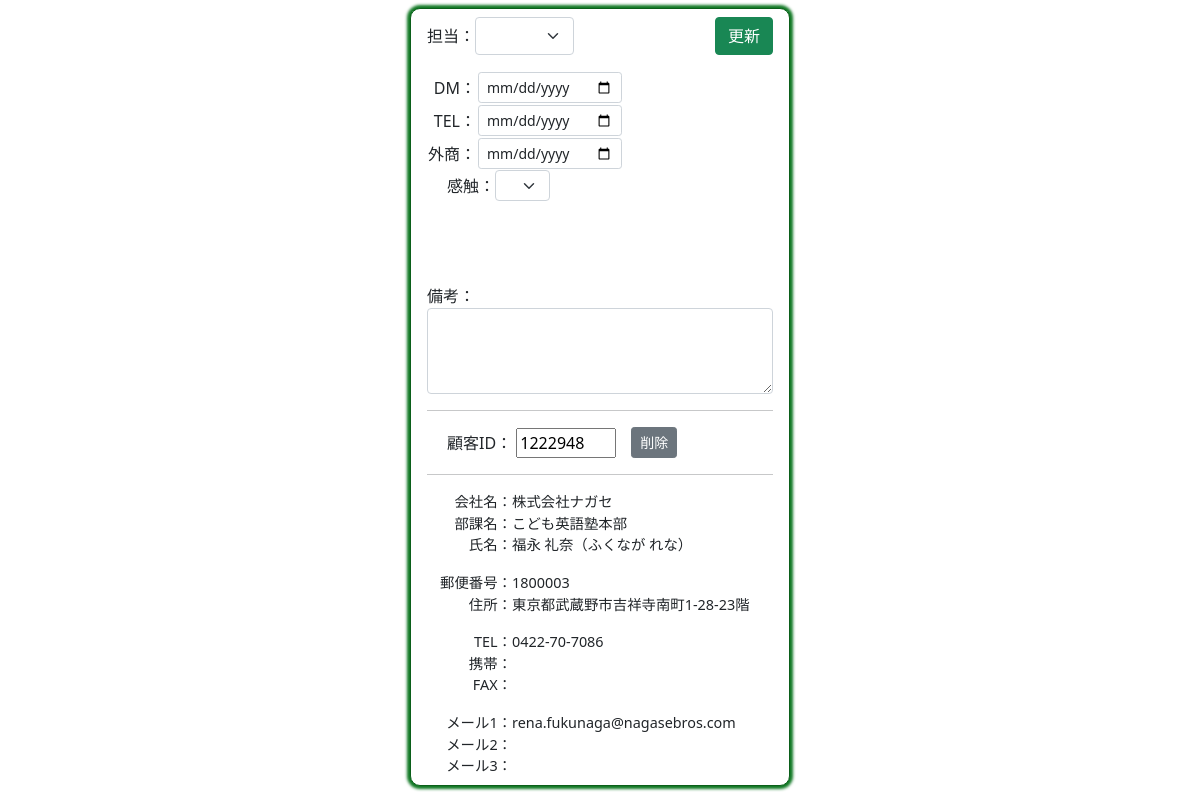
The page /right/230/ on the database as committed earlier.
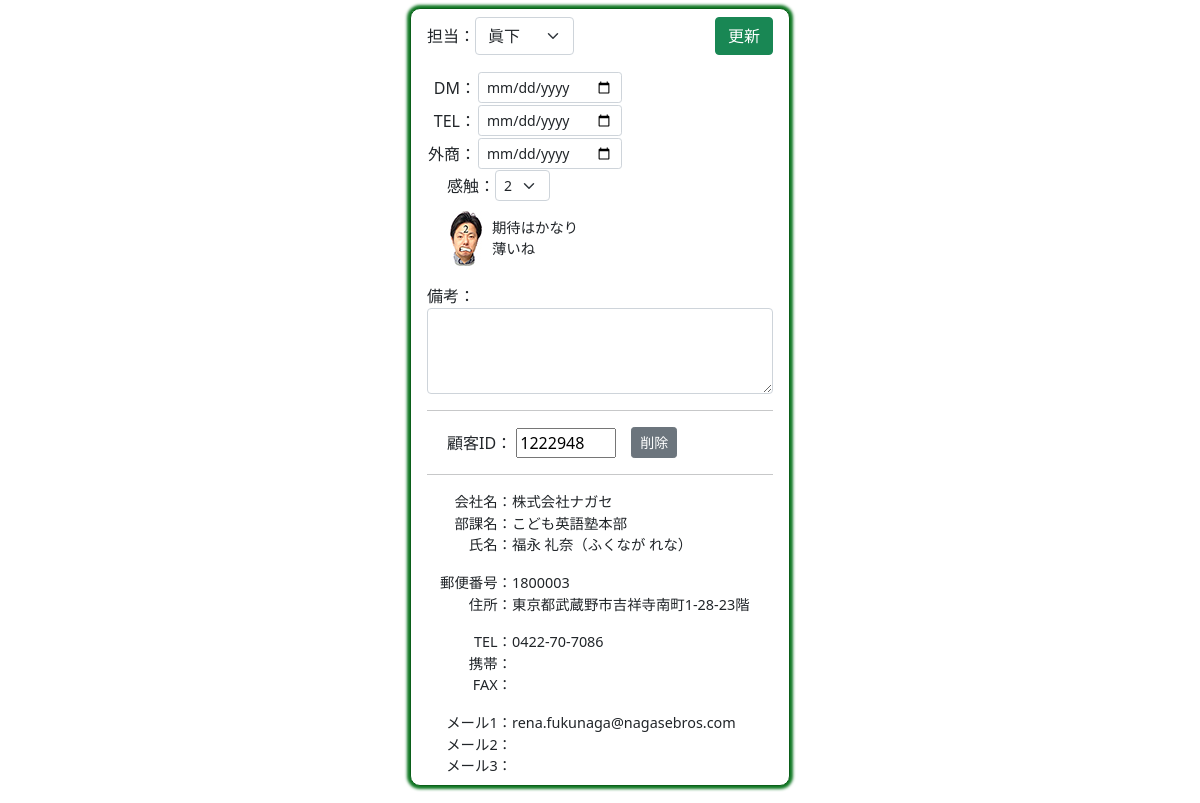
The same page on the database as committed later.
### houjin/models.py (models this page shows, shortened)
class Customer(models.Model):
    cus_id=models.CharField("顧客ID",max_length=10,null=True,blank=True)
    sei=models.CharField("姓",max_length=10,null=True,blank=True)
    mei=models.CharField("名",max_length=10,null=True,blank=True)
    sei_kana=models.CharField("姓かな",max_length=10,null=True,blank=True)
    mei_kana=models.CharField("名かな",max_length=10,null=True,blank=True)
    mail1=models.EmailField("メール1",null=True,blank=True)
    mail2=models.EmailField("メール2",null=True,blank=True)
    mail3=models.EmailField("メール3",null=True,blank=True)
    yubin=models.CharField("郵便番号",max_length=10,null=True,blank=True)
    adress=models.CharField("住所",max_length=100,null=True,blank=True)
    pref=models.CharField("都道府県",max_length=10,null=True,blank=True)
    city=models.CharField("市区町村",max_length=50,null=True,blank=True)
    banchi=models.CharField("番地",max_length=50,null=True,blank=True)
    build=models.CharField("建物",max_length=50,null=True,blank=True)
    com=models.CharField("会社",max_length=50,null=True,blank=True)
    busho=models.CharField("部署",max_length=50,null=True,blank=True)
    tel=models.CharField("電話",max_length=20,null=True,blank=True)
    mob=models.CharField("携帯",max_length=20,null=True,blank=True)
    fax=models.CharField("FAX",max_length=20,null=True,blank=True)
    toroku=models.CharField("登録日",max_length=10,null=True,blank=True)
    kensu=models.IntegerField("件数",null=True,blank=True)
    money=models.IntegerField("金額",null=True,blank=True)
    tantou=models.IntegerField("担当",default=0)
    dm_day=models.CharField("DM",max_length=10,null=True,blank=True)
    tel_day=models.CharField("TEL",max_length=10,null=True,blank=True)
    gaisho_day=models.CharField("外商",max_length=10,null=True,blank=True)
    bikou=models.TextField("備考",null=True,blank=True)
    kanshoku=models.IntegerField("感触",default=0)

### houjin/views.py (the view)
# urls.py: path('right/<int:pk>/', right1, name="right1"),
def right1(request,pk):
    if request.method=="POST":
        ins=Customer.objects.get(pk=pk)
        form=Right_form(request.POST,instance=ins)
        form.save()
        return redirect("houjin:left")
    else:
        ins=Customer.objects.get(pk=pk)
        cus=Customer.objects.filter(pk=pk)
        form=Right_form(instance=ins)
        return render(request,"houjin/right.html",{"form":form,"cus":cus})

### houjin/forms.py
class Right_form(forms.ModelForm):
    tantou=forms.ChoiceField(
        choices=[(0,""),(1,"井上"),(2,"古川"),(3,"眞下"),(4,"夏八木"),(5,"藤井"),(6,"武井"),(7,"粂川")],
        label="担当者",
        widget=forms.Select(attrs={"class":"form-select"}),
        required=False
    )
    dm_day=forms.CharField(label="DM", widget=forms.DateInput(attrs={"type": "date","class":"form-control form-control-sm"}),required=False)
    tel_day=forms.CharField(label="TEL", widget=forms.DateInput(attrs={"type": "date","class":"form-control form-control-sm"}),required=False)
    gaisho_day=forms.CharField(label="外商", widget=forms.DateInput(attrs={"type": "date","class":"form-control form-control-sm"}),required=False)
    kanshoku=forms.ChoiceField(
        choices=[(0,""),(5,"5"),(4,"4"),(3,"3"),(2,"2"),(1,"1")],
        label="感触",
        widget=forms.Select(attrs={"class":"form-select form-select-sm","id":"kanshoku"}),
        required=False
    )
    bikou=forms.CharField(label="備考",widget=forms.Textarea(attrs={"class":"form-control","rows":"3"}),required=False)
    class Meta:
        model=Customer
        fields=["tantou","dm_day","tel_day","gaisho_day","kanshoku","bikou"]

### houjin/templates/houjin/right.html (shortened to what this page needs)
{% load static %}
<!DOCTYPE html>
<html lang="ja">
<head>
    <link href="https://cdn.jsdelivr.net/npm/bootstrap@5.0.2/dist/css/bootstrap.min.css" rel="stylesheet">
</head>
<body>
    <div class="main mb-4">
        <div>
            <form action="" method="post" target="ifr1">{% csrf_token %}
                <div class="class1">
                    <div class="class1" style="width: 50%;" align="left">
                        <div>担当：</div>
                        <div>{{form.tantou}}</div>
                    </div>
                    <div style="width: 50%;" align="right" >
                        <button type="submit" class="btn btn-success">更新</button>
                    </div>
                </div>
                <div class="data mt-3">
                    <div>
                        <table>
                            <tr>
                                <td style="text-align: right;">DM：</td>
                                <td>{{form.dm_day}}</td>
                            </tr>
                            <tr>
                                <td style="text-align: right;">TEL：</td>
                                <td>{{form.tel_day}}</td>
                            </tr>
                            <tr>
                                <td>外商：</td>
                                <td>{{form.gaisho_day}}</td>
                            </tr>
                        </table>
                    </div>
                    <div style="margin-left: 20px;">
                        <div class="class1">
                            <div>感触：</div>
                            <div>{{form.kanshoku}}</div>
                        </div>
                        <div class="kanshoku_detail class1" id="kanshoku_detail" style="font-size: 90%; padding: 0.2em;">
                            {% for i in cus %}
                                {% if  i.kanshoku == 1 %}
                                    <div><img src="{% static 'ino_1.jpg' %}"></div>
                                    <div style="margin-left: 10px;">ダメや。。</div>
                                {% elif i.kanshoku == 2 %}
                                    <div><img src="{% static 'ino_2.jpg' %}"></div>
                                    <div style="margin-left: 10px;">期待はかなり薄いね</div>
                                {% elif i.kanshoku == 3 %}
                                    <div><img src="{% static 'ino_3.jpg' %}"></div>
                                    <div style="margin-left: 10px;">可もなく<br>不可もなく</div>
                                {% elif i.kanshoku == 4 %}
                                    <div><img src="{% static 'ino_4.jpg' %}"></div>
                                    <div style="margin-left: 10px;"> なかなかの好感触！</div>
                                {% elif i.kanshoku == 5 %}
                                    <div><img src="{% static 'ino_5.jpg' %}"></div>
                                    <div style="margin-left: 10px;"> 超いい感じ！</div>
                                {% endif %}
                            {% endfor %}
                        </div>
                    </div>
                </div>
                <div class="mt-3" >
                    <div>備考：</div>
                    <div>{{form.bikou}}</div>
                </div>
            </form>
        </div>
        <hr>
        {% for i in cus %}
        <form action="{% url 'houjin:delete' %}" method="post" target="_top">{% csrf_token %}
            <div class="class1 mt-3">
                <div style="margin-left: 20px;">
                    <label for="cus_id">顧客ID：</label>
                    <input type="text" name="cus_id" id="cus_id" value="{{i.cus_id}}" style="width: 100px;" readonly>
                </div>
                <div style="margin-left: 15px;">
                    <button type="submit" class="btn btn-secondary btn-sm" onclick="return confirm('本当に削除しますか？')">削除</button>
                </div>
            </div>
        </form>
        <hr>
        <div style="font-size: 0.9em;">
            <div class="data">
                <div class="name">会社名：</div>
                {% if i.com %}
                    <div class="data-code">{{i.com}}</div>
                {% endif %}
            </div>
            <div class="data">
                <div class="name">部課名：</div>
                {% if i.com %}
                <div class="data-code">{{i.busho}}</div>
                {% endif %}
            </div>
            <div class="data">
                <div class="name">氏名：</div>
                {% if i.com %}
                <div class="data-code">{{i.sei}} {{i.mei}}（{{i.sei_kana}} {{i.mei_kana}}）</div>
                {% endif %}
            </div>
            <div class="data mt-3">
                <div class="name">郵便番号：</div>
                {% if i.com %}
                    <div class="data-code">{{i.yubin}}</div>
                {% endif %}
            </div>
            <div class="data">
                <div class="name">住所：</div>
                {% if i.com %}
                    <div class="data-code">{{i.pref}}{{i.city}}{{i.banchi}}{{i.build}}</div>
                {% endif %}
            </div>
            <div class="data mt-3">
                <div class="name">TEL：</div>
                {% if i.com %}
                    <div class="data-code">{{i.tel}}</div>
                {% endif %}
            </div>
            <div class="data">
                <div class="name">携帯：</div>
                {% if i.com %}
                    <div class="data-code">{{i.mob}}</div>
                {% endif %}
            </div>
            <div class="data">
                <div class="name">FAX：</div>
                {% if i.com %}
                    <div class="data-code">{{i.fax}}</div>
                {% endif %}
            </div>
            <div class="data mt-3">
                <div class="name">メール1：</div>
                {% if i.com %}
                    <div class="data-code">{{i.mail1}}</div>
                {% endif %}
            </div>
            <div class="data">
                <div class="name">メール2：</div>
                {% if i.com %}
                    <div class="data-code">{{i.mail2}}</div>
                {% endif %}
            </div>
            <div class="data">
                <div class="name">メール3：</div>
                {% if i.com %}
                    <div class="data-code">{{i.mail3}}</div>
                {% endif %}
            </div>
            {% endfor %}
        </div>
    </div>
</body>
</html>

### houjin/templates/houjin/right.html (style rules this page uses)
.class1 { display: flex; flex-direction: row; align-items: center; }
.main { padding: 0.5em 1em; margin: 0 auto; margin-top: 0.5em; background: #FFF; border: solid 1px #0b5f1a; border-radius: 10px; box-shadow: 0 1px 1px rgba(0, 0, 0, 0.22); width: 380px; box-shadow: 0 0 3px 3px #0e7722; }
.data { display: flex; flex-wrap: wrap; }
.name { width: 85px; text-align: right; }
.data-code { width: calc(340px - 100px); }
.kanshoku_detail { margin-top: 0.5em; width: 135px; height: 60px; }

Rows that differ between the two databases and show on the page:
changed Customer "株式会社ナガセ": tantou (not shown) → "眞下"; kanshoku (not shown) → "2"
